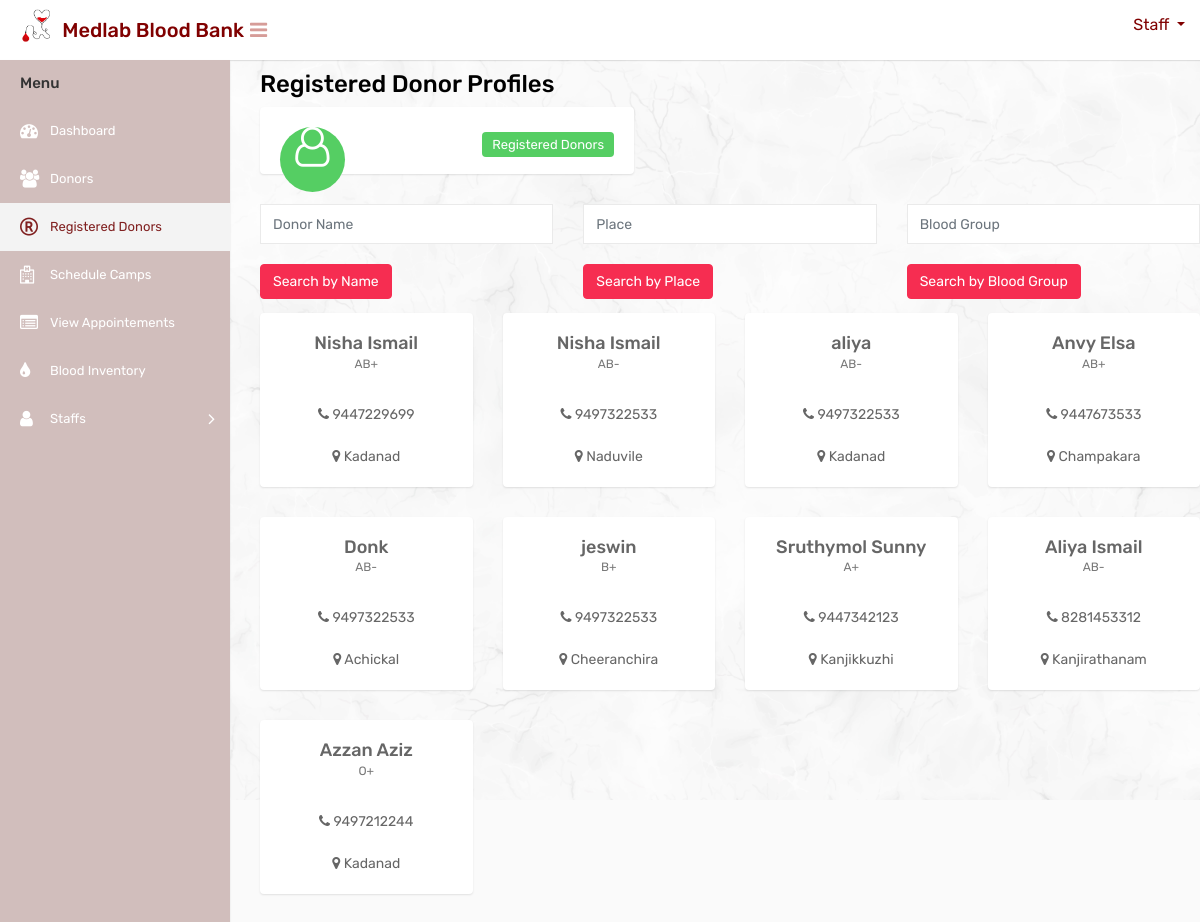
/search-by-name/, run on an earlier commit of the app's database.
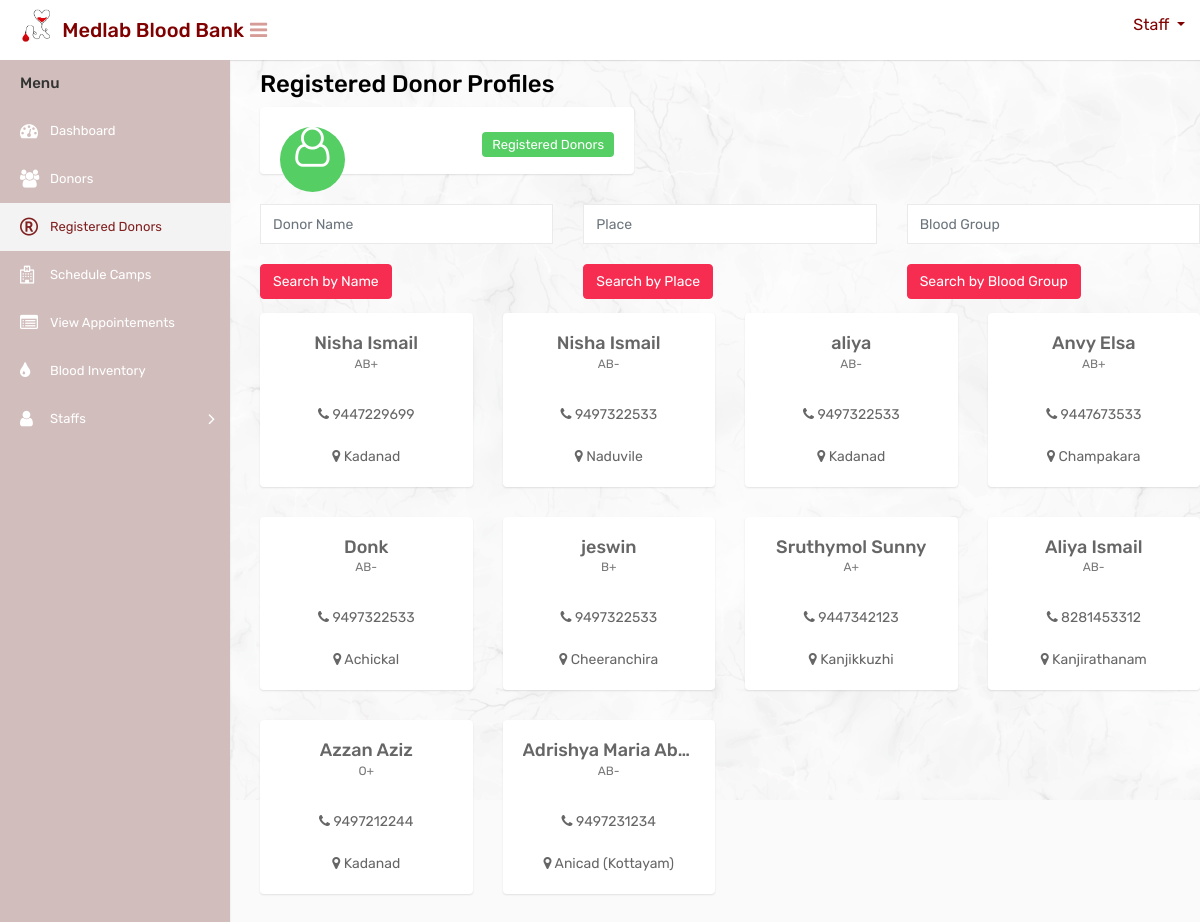
And on a later commit of the database.
### website/models.py (models this page shows, shortened)
class Donor(models.Model):
    user = models.OneToOneField(CustomUser, on_delete=models.CASCADE, null=True)
    full_name = models.CharField(max_length=100)
    email = models.EmailField(unique=True)
    phone = models.CharField(max_length=15)
    blood_group = models.CharField(max_length=5)
    place = models.CharField(max_length=100)
    id_proof = models.FileField(upload_to='id_proofs/', null=True, blank=True)
    timestamp = models.DateTimeField(default=timezone.now)

### website/views.py (the view)
# urls.py: path('search-by-name/', search_by_name, name='search_by_name'),
def search_by_name(request):
    name = request.GET.get('name', '')
    donors = Donor.objects.filter(full_name__icontains=name)
    return render(request, 'staff/registereddonortable.html', {'donors': donors})

### templates/staff/registereddonortable.html (shortened to what the changed rows need)
{% load static %}
<html>
<head>
        <link rel="stylesheet" type="text/css" href="{% static 'staff/css/bootstrap.min.css' %}">
        <link rel="stylesheet" type="text/css" href="{% static 'staff/css/font-awesome.min.css' %}">
        <link rel="stylesheet" type="text/css" href="{% static 'staff/css/style.css' %}">
</head>
<body>
    <div class="main-wrapper">
        <div class="page-wrapper" style="margin-left:260px;margin-top:20px;">
            <div class="row">
                {% for donor in donors %}
                <div class="col-md-4 col-sm-4 col-lg-3">
                    <div class="profile-widget">
                        <h4 class="doctor-name text-ellipsis">{{ donor.full_name }}</h4>
                        <div class="doc-prof">{{ donor.blood_group }}</div><br>
                        <div class="user-country">
                            <i class="fa fa-phone"></i> {{ donor.phone }}<br><br>
                            <i class="fa fa-map-marker"></i> {{ donor.place }}
                        </div>
                    </div>
                </div>
                {% endfor %}
            </div>
        </div>
    </div>
</body>
</html>

What changed in the data, as far as the page shows it:
added Donor: full_name "Adrishya Maria Ab…", blood_group "AB-", phone "9497231234", place "Anicad (Kottayam)"
